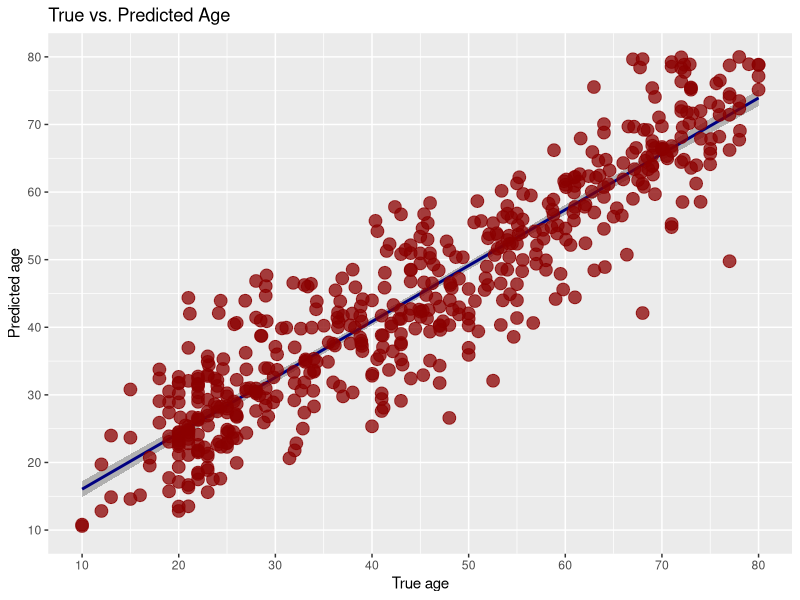

Generate this figure with R:
library( kernlab )
library( ggplot2 )

trainingData <- read.csv( "trainingBrainSegmentationPosteriors2Projections.csv" )
testingData <- read.csv( "testingBrainSegmentationPosteriors2Projections.csv" )
# trainingData <- read.csv( "trainingCorticalThicknessProjections.csv" )
# testingData <- read.csv( "testingCorticalThicknessProjections.csv" )

# Remove ID, gender, and site

drops <- c( "ID", "SEX", "SITE" )
drops <- c( "ID"  )

trainingData <- trainingData[, !( names( trainingData ) %in% drops )]
testingData <- testingData[, !( names( trainingData ) %in% drops )]

brainAgeVM <- rvm( AGE ~ ., data = trainingData, type = "regression",
                    kernel = "laplacedot", 
                    verbosity = 1, tol = .Machine$double.eps,
                    minmaxdiff = 1e-3, cross = 0, fit = TRUE,
                    na.action = na.omit , iterations = 500 )
predictedAge <- predict( brainAgeVM, testingData )

correlation <- cor( testingData$AGE, predictedAge )
cat( "Correlation (true vs. predicted age): ", correlation, "\n", sep = '' )


plotData <- data.frame( TrueAge = testingData$AGE, PredictedAge = predictedAge )

brainAgeRegression <- lm( testingData$AGE ~ 1 + predictedAge )



brainAgePlot <- ggplot( plotData, aes( x = TrueAge, y = PredictedAge ) ) +
                stat_smooth( colour = "navyblue", formula = y ~ 1 + x, method = "lm",
                  size = 1, n = 1000, level = 0.95, se = TRUE, fullrange = TRUE, fill = 'black', alpha = 0.25 ) +
                geom_point( colour = "darkred", size = 4, alpha = 0.75 ) +
                scale_x_continuous( "True age", breaks = seq( 10, 80, by = 10 ), labels = seq( 10, 80, by = 10 ), limits = c( 10, 80 ) ) +
                scale_y_continuous( "Predicted age", breaks = seq( 10, 80, by = 10 ), labels = seq( 10, 80, by = 10 ), limits = c( 10, 80 ) ) +
                ggtitle( "True vs. Predicted Age" )
ggsave( filename = paste( "brainAge.pdf", sep = "" ), plot = brainAgePlot, width = 6, height = 6, units = 'in' )



# plot the results (Bland Altman)
#
# ageDifference <- ( testingData$AGE - predictedAge )
# meanAgeDifference <- mean( ageDifference )
# stdAgeDifference <- sd( ageDifference )
#
# upperLineIntercept <- meanAgeDifference + 0.95 * stdAgeDifference
# lowerLineIntercept <- meanAgeDifference - 0.95 * stdAgeDifference
#
# plotData <- data.frame( TrueAge = testingData$AGE, AgeDifference = ageDifference )
#
# brainAgePlot <- ggplot( plotData, aes( x = TrueAge, y = AgeDifference ) ) +
#                 geom_point( colour = "darkred", size = 4, alpha = 0.75 ) +
#                 geom_hline( aes( yintercept = upperLineIntercept ), colour = "navyblue", linetype = "dashed" ) +
#                 geom_hline( aes( yintercept = lowerLineIntercept ), colour = "navyblue", linetype = "dashed" ) +
#                 scale_x_continuous( "True age", breaks = seq( 10, 80, by = 10 ), labels = seq( 10, 80, by = 10 ), limits = c( 10, 80 ) ) +
#                 scale_y_continuous( "True - predicted age", breaks = seq( -20, 20, by = 5 ), labels = seq( -20, 20, by = 5 ), limits = c( -20, 20 ) ) +
#                 ggtitle( "True vs. Predicted Age" )
# ggsave( filename = paste( "brainAge.pdf", sep = "" ), plot = brainAgePlot, width = 8, height = 6, units = 'in' )

print(  mean( abs(  testingData$AGE - predictedAge ) ) )
